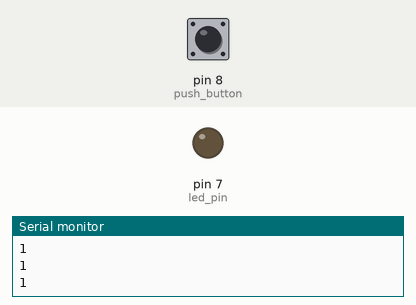
A sketch run on a simulated Arduino Uno, built with avr-gcc and run on an emulated ATmega328P. Parts: output pins drawn as LEDs (lit = HIGH), the last lines printed to the serial monitor. Dashed ring = blinking. Inputs (shaded band) come from the test bench; at power-on: pin 8 (push_button) HIGH.

Above: at 1.8 s.
1.9 s: pin 8 (push_button) pulled LOW for 0.6 s
At 2.3 s:
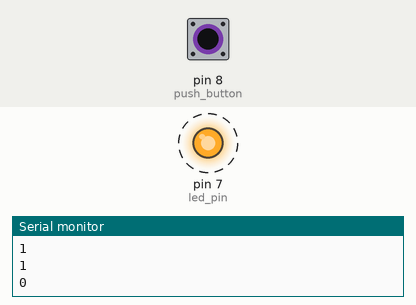
5.5 s: pin 8 (push_button) pulled LOW for 1 s
At 6.6 s:
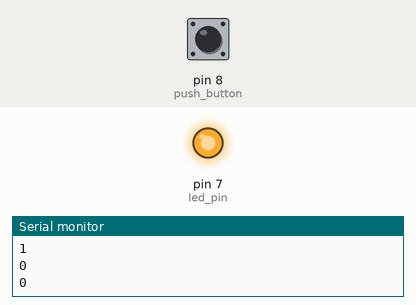
9.2 s: pin 8 (push_button) pulled LOW for 3.2 s
Timing chart, 0 to 15.5 s (numbered marks = the images above; inputs shaded):
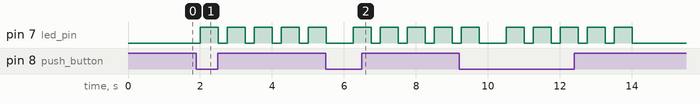

Measured:
- after the input at 1.9 s, pin 7 (led_pin): alternates HIGH for 0.50 s and LOW for 0.25 s, starting after 0.10 s

The sketch:

function3.ino
```cpp
// This is arduino project to create function to blink led.
//as per given number of times.
// if num=3
// then led blink for 3 times.

#define led_pin 7
#define push_button 8
void setup() {
  // put your setup code here, to run once:

Serial.begin(9600);
pinMode(led_pin,OUTPUT);
pinMode(push_button,INPUT_PULLUP);
}

void led_blinking(int num){
  for (int i=1; i<=num; i++){
    digitalWrite(led_pin,HIGH);
    delay(500);
    digitalWrite(led_pin,LOW);
    delay(250);
  }
}
int data;
void loop() {
  // put your main code here, to run repeatedly:
data=digitalRead(push_button);
if (data==LOW){
  Serial.println(data);
  led_blinking(5);
}
else{
  Serial.println(data);
  digitalWrite(led_pin,LOW);
}
delay(500);
}
```

Source omitted: images.c (data table, 15393 bytes), for_lcd_menu.c (data table, 18471 bytes)
